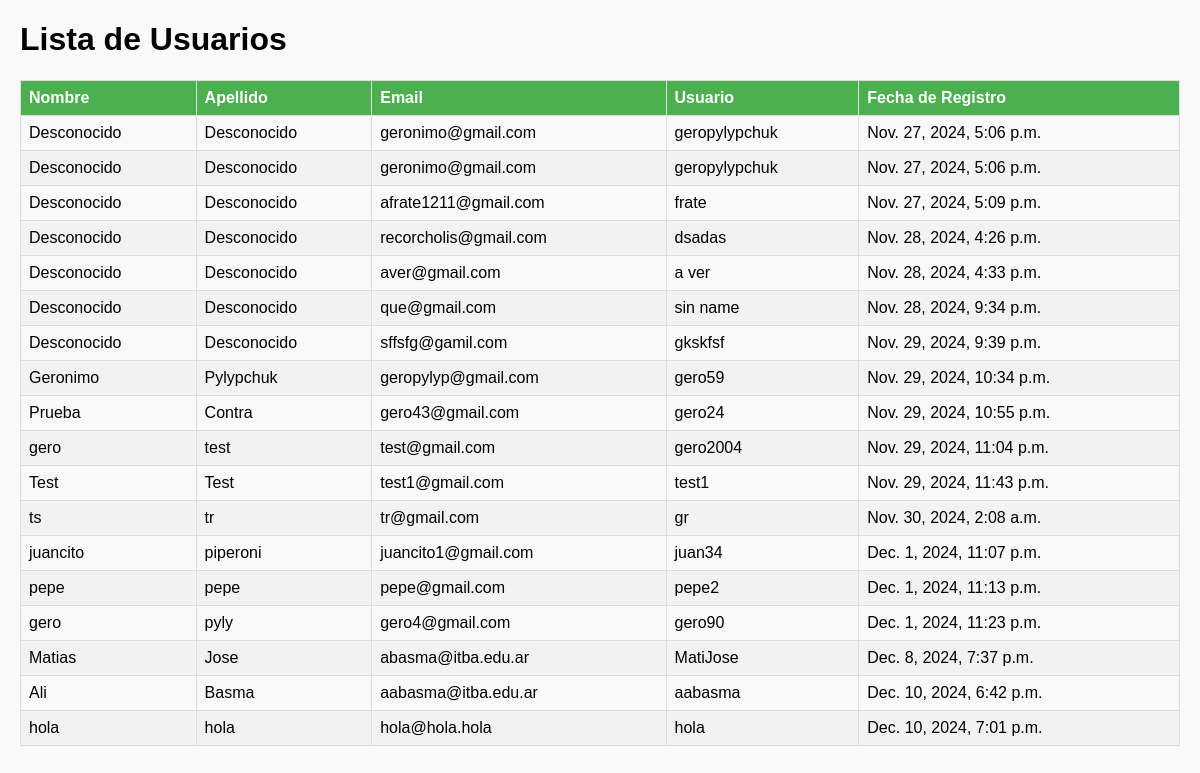
The app's page /usuarios/, older data.
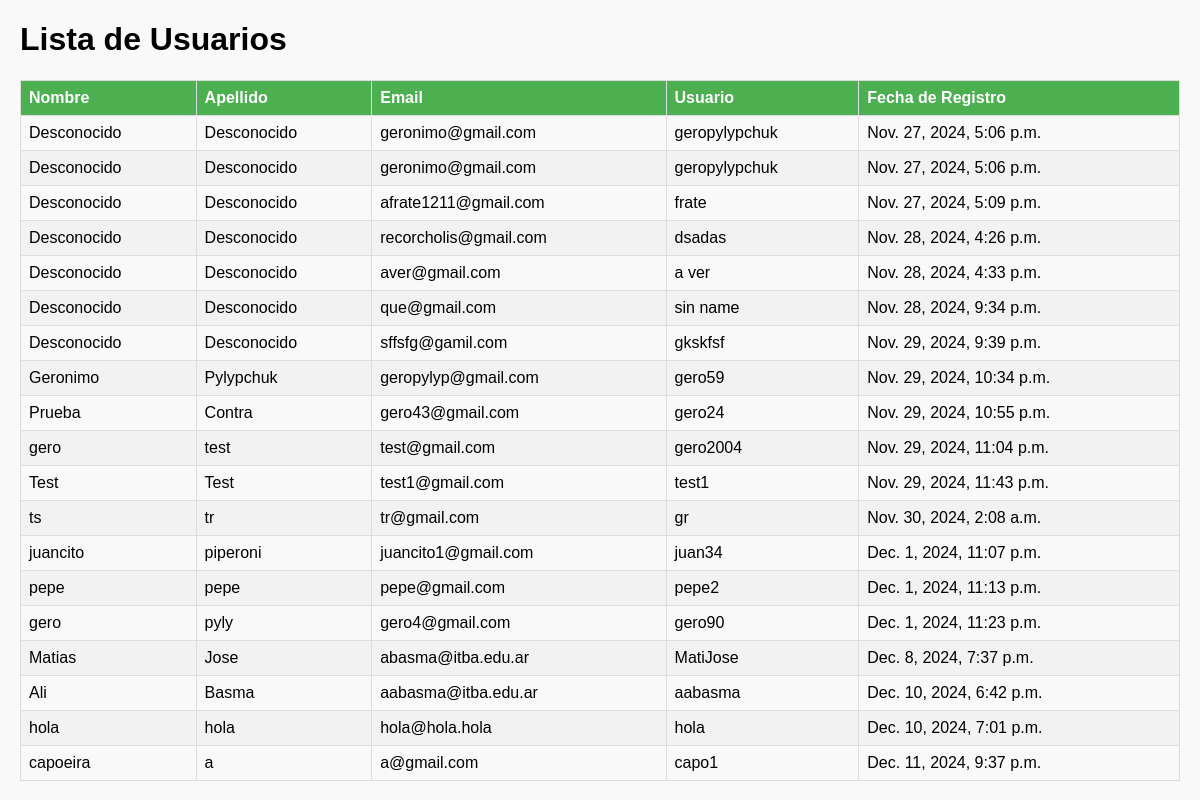
The same page, newer data.
### members/models.py (models this page shows, shortened)
class Usuario(models.Model):
    name = models.CharField(max_length=100, default='Desconocido')
    apellido = models.CharField(max_length=100, default='Desconocido')
    email = models.EmailField()
    usuario = models.CharField(max_length=100)
    password = models.CharField(max_length=100)
    fecha_registro = models.DateTimeField(auto_now_add=True)

### members/views.py (the view)
# urls.py: path('usuarios/', views.listar_usuarios, name='listar_usuarios'),  # Ruta para listar usuarios
def listar_usuarios(request):
    usuarios = Usuario.objects.all()
    return render(request, 'listar_usuarios.html', {'usuarios': usuarios})

### members/templates/listar_usuarios.html (shortened to what this page needs)
<!DOCTYPE html>
<html lang="en">
<head>
</head>
<body>
    <h1>Lista de Usuarios</h1>
    <table>
        <thead>
            <tr>
                <th>Nombre</th>
                <th>Apellido</th>
                <th>Email</th>
                <th>Usuario</th>
                <th>Fecha de Registro</th>
            </tr>
        </thead>
        <tbody>
            {% for usuario in usuarios %}
            <tr>
                <td>{{ usuario.name }}</td>
                <td>{{ usuario.apellido }}</td>
                <td>{{ usuario.email }}</td>
                <td>{{ usuario.usuario }}</td>
                <td>{{ usuario.fecha_registro }}</td>
            </tr>
            {% endfor %}
        </tbody>
    </table>
</body>
</html>

### members/templates/listar_usuarios.html (style rules this page uses)
body { font-family: Arial, sans-serif; margin: 20px; background-color: #f9f9f9; }
table { width: 100%; border-collapse: collapse; margin-bottom: 20px; }
table, th, td { border: 1px solid #ddd; }
th, td { padding: 8px; text-align: left; }
th { background-color: #4CAF50; color: white; }
tr:nth-child(even) { background-color: #f2f2f2; }

Row changes from the older to the newer data that the page shows:
added Usuario: name "capoeira", apellido "a", email "a@gmail.com", usuario "capo1", fecha_registro "Dec. 11, 2024, 9:37 p.m."
